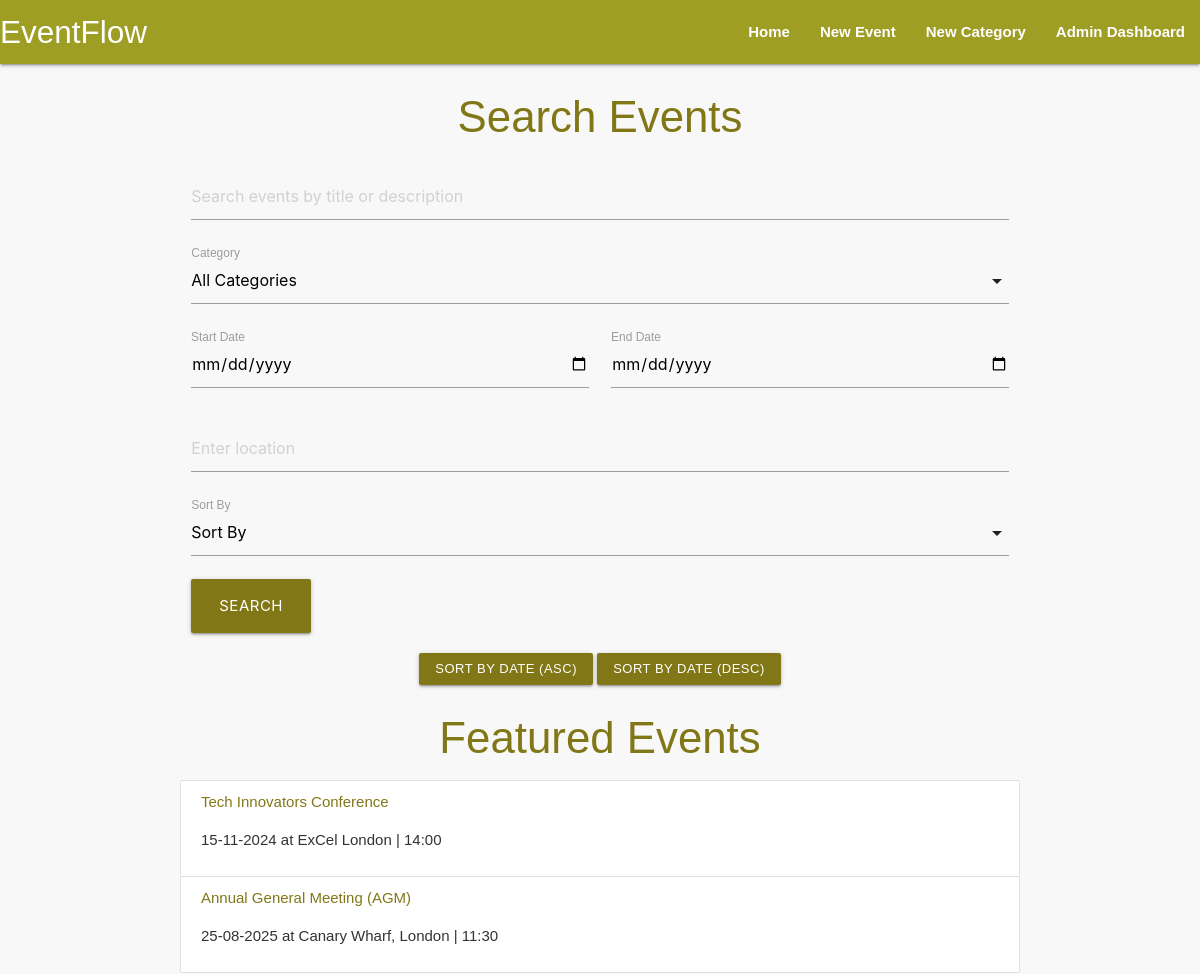
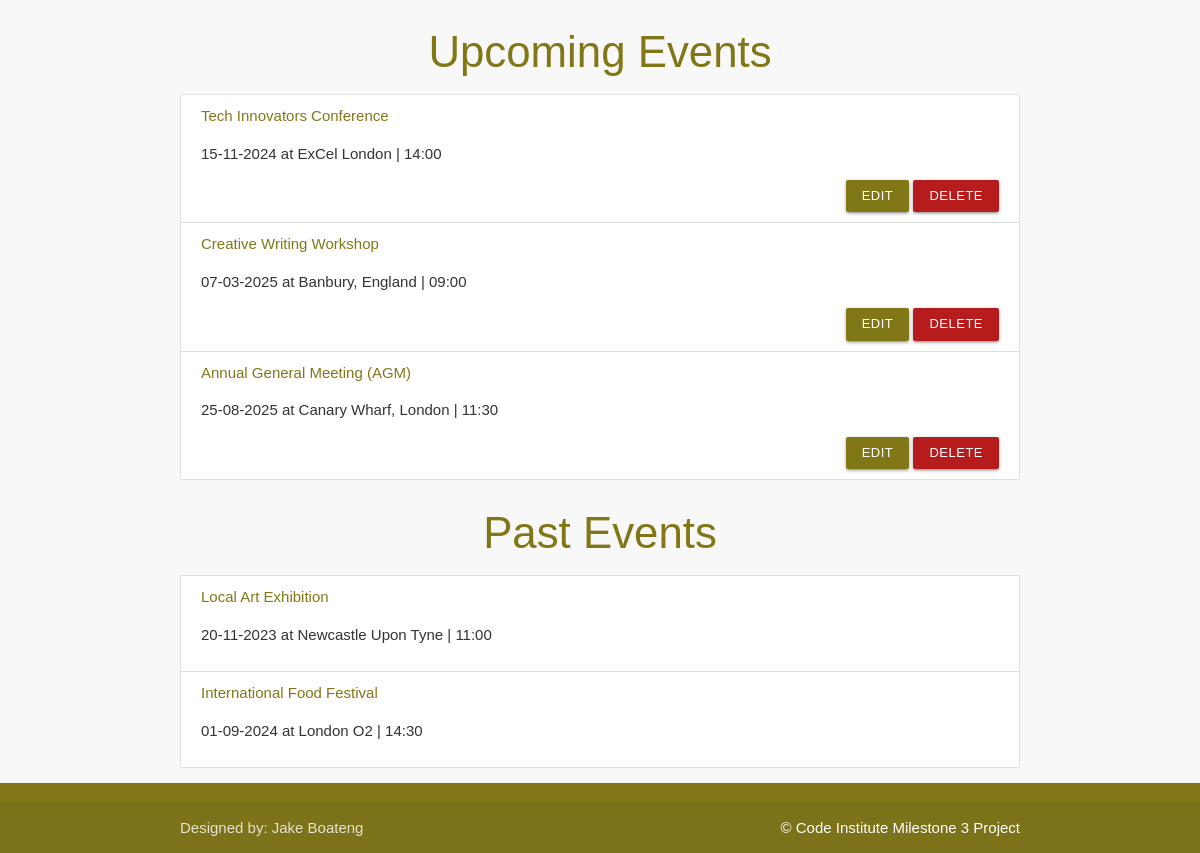
The page / on the database its author committed (2 pictures, top to bottom).
### eventflow/models.py (models this page shows, shortened)
class Event(db.Model):
    id = db.Column(db.Integer, primary_key=True)
    event_title = db.Column(db.String(100), unique=True, nullable=False)
    event_description = db.Column(db.Text, nullable=False)
    event_date = db.Column(db.Date, nullable=False)  # Store only the date
    event_time = db.Column(db.Time, nullable=False)  # Store only the time
    location = db.Column(db.String(200), nullable=False)
    created_at = db.Column(db.DateTime, default=db.func.now(), nullable=False)
    featured = db.Column(db.Boolean, default=False)
    category_id = db.Column(db.Integer, db.ForeignKey("category.id", ondelete="CASCADE"), nullable=False)
    image_file = db.Column(db.String(120), nullable=True)
    rsvps = db.relationship('RSVP', backref='event', cascade="all, delete", lazy=True)

### eventflow/routes.py (the view)
@app.route("/")
def home():
    sort_by = request.args.get("sort_by", "date")
    order = request.args.get("order", "asc")
    now = datetime.now().date()  # Use only the date part of the current datetime
    featured_events = Event.query.filter_by(featured=True).all()
    featured_events.sort(key=combine_date_and_time, reverse=(order == "desc"))
    if sort_by == "date":
        if order == "asc":
            upcoming_events = Event.query.filter(Event.event_date >= now).all()
            past_events = Event.query.filter(Event.event_date < now).all()  # Corrected to event_date
        else:
            upcoming_events = Event.query.filter(Event.event_date >= now).all()  # Corrected to event_date
            past_events = Event.query.filter(Event.event_date < now).all()  # Corrected to event_date
        upcoming_events.sort(key=combine_date_and_time, reverse=(order == "desc"))
        past_events.sort(key=combine_date_and_time, reverse=(order == "desc"))
    return render_template("events.html", upcoming_events=upcoming_events, past_events=past_events, featured_events=featured_events, user=current_user)

### eventflow/__init__.py (called while the page is built)
@app.template_filter('dateformat')
def dateformat(value, format='%d-%m-%Y'):
    if value is None:
        return ""
    if isinstance(value, str):
        try:
            value = datetime.strptime(value, "%Y-%m-%d %H:%M:%S")
        except ValueError:
            return value
    return value.strftime(format)

### eventflow/routes.py (called while the page is built)
def combine_date_and_time(event):
    if event.event_date and event.event_time:  # Updated to event_date and event_time
        return datetime.combine(event.event_date, event.event_time)
    return None

### eventflow/templates/events.html (shortened to what this page needs)
{% extends "base.html" %}
{% block content %}
    <h3 class="center-align lime-text text-darken-4">Search Events</h3>
    <form method="POST" action="{{ url_for('search') }}" class="row">
        <div class="input-field col s12">
            <input type="text" name="search_term" placeholder="Search events by title or description" value="{{ search_term or '' }}"/>
        </div>
        <div class="input-field col s12">
            <label>Category</label>
        </div>
        <div class="input-field col s6">
            <input type="date" name="start_date" value="{{ start_date or '' }}">
            <label>Start Date</label>
        </div>
        <div class="input-field col s6">
            <input type="date" name="end_date" value="{{ end_date or '' }}">
            <label>End Date</label>
        </div>
        <div class="input-field col s12">
            <input type="text" name="location" placeholder="Enter location" value="{{ location or '' }}">
        </div>
        <div class="input-field col s12">
            <label>Sort By</label>
        </div>
        <div class="col s12">
            <button type="submit" class="btn-large lime darken-4">Search</button>
        </div>
    </form>
    <div class="row center-align">
        <a href="{{ url_for('home', sort_by='date', order='asc') }}" class="btn-small lime darken-4">Sort by Date (Asc)</a>
        <a href="{{ url_for('home', sort_by='date', order='desc') }}" class="btn-small lime darken-4">Sort by Date (Desc)</a>
    </div>
    <h3 class="center-align lime-text text-darken-4">Featured Events</h3>
    <ul class="collection">
        {% if featured_events %}
            {% for event in featured_events %}
                <li class="collection-item">
                    <a href="{{ url_for('event_detail', event_id=event.id) }}" class="lime-text text-darken-4">{{ event.event_title }}</a>
                    <p>{{ event.event_date|dateformat }} at {{ event.location }} | {{ event.event_time.strftime('%H:%M') }}</p>
                </li>
            {% endfor %}
        {% else %}
            <li class="collection-item">No featured events.</li>
        {% endif %}
    </ul>
    <h3 class="center-align lime-text text-darken-4">Upcoming Events</h3>
    <ul class="collection">
        {% if upcoming_events %}
            {% for event in upcoming_events %}
                <li class="collection-item">
                    <a href="{{ url_for('event_detail', event_id=event.id) }}" class="lime-text text-darken-4">{{ event.event_title }}</a>
                    <p>{{ event.event_date|dateformat }} at {{ event.location }} | {{ event.event_time.strftime('%H:%M') }}</p>
                    <div class="right-align">
                        <a href="{{ url_for('edit_event', event_id=event.id) }}" class="btn-small lime darken-4">Edit</a>
                        <a href="{{ url_for('delete_event', event_id=event.id) }}" class="btn-small red darken-4" onclick="return confirm('Are you sure you want to delete this event?');">Delete</a>
                    </div>
                </li>
            {% endfor %}
        {% else %}
            <li class="collection-item">No upcoming events.</li>
        {% endif %}
    </ul>
    <h3 class="center-align lime-text text-darken-4">Past Events</h3>
    <ul class="collection">
        {% if past_events %}
            {% for event in past_events %}
                <li class="collection-item">
                    <a href="{{ url_for('event_detail', event_id=event.id) }}" class="lime-text text-darken-4">{{ event.event_title }}</a>
                    <p>{{ event.event_date|dateformat }} at {{ event.location }} | {{ event.event_time.strftime('%H:%M') }}</p>
                </li>
            {% endfor %}
        {% else %}
            <li class="collection-item">No past events.</li>
        {% endif %}
    </ul>
{% endblock %}

### eventflow/templates/base.html (shortened to what this page needs)
<!DOCTYPE html>
<html lang="en">
<head>
    <link rel="stylesheet" href="https://cdnjs.cloudflare.com/ajax/libs/font-awesome/5.15.3/css/all.min.css"
>
    <link rel="stylesheet" href="https://cdnjs.cloudflare.com/ajax/libs/materialize/1.0.0/css/materialize.min.css"
        type="text/css">
    <link rel="stylesheet" href="{{ url_for('static', filename='css/style.css') }}" type="text/css">
</head>
<body>
<header>
    <nav class="lime darken-3">
        <div class="nav-wrapper">
            <a href="{{ url_for('home') }}" class="brand-logo white-text">EventFlow</a>
            <ul class="right hide-on-med-and-down">
                <li><a href="{{ url_for('home') }}" class="white-text nav-link-custom">Home</a></li>
                <li><a href="{{ url_for('add_event') }}" class="white-text nav-link-custom">New Event</a></li>
                <li><a href="{{ url_for('add_category') }}" class="white-text nav-link-custom">New Category</a></li>
                <li><a href="{{ url_for('admin_dashboard') }}" class="white-text nav-link-custom">Admin Dashboard</a></li>
            </ul>
        </div>
    </nav>
</header>
<main class="container">
    {% block content %}
    {% endblock %}
</main>
<footer class="page-footer lime darken-4">
    <div class="footer-copyright">
        <div class="container">
            Designed by: Jake Boateng
            <a class="white-text right" href="https://codeinstitute.net" target="_blank">&copy; Code Institute Milestone 3 Project</a>
        </div>
    </div>
</footer>
</body>
</html>

### eventflow/static/css/style.css (style rules this page uses)
body { display: flex; min-height: 100vh; flex-direction: column; font-family: Arial, sans-serif; background-color: #f8f8f8; color: #333; }
main { flex: 1 0 auto; }
a { color: #827717; text-decoration: none; }
nav ul li a { color: white; font-weight: bold; }
input[type="text"], input[type="datetime-local"], textarea { width: 100%; padding: 10px; margin-bottom: 10px; border-radius: 4px; border: 1px solid #ccc; }
button { background-color: #827717; color: white; border: none; padding: 10px 15px; border-radius: 4px; cursor: pointer; }

### rows shown on the page
Event: event_title "Tech Innovators Conference", event_date "15-11-2024", location "ExCel London", event_time "14:00"
Event: event_title "Annual General Meeting (AGM)", event_date "25-08-2025", location "Canary Wharf, London", event_time "11:30"
Event: event_title "Creative Writing Workshop", event_date "07-03-2025", location "Banbury, England", event_time "09:00"
Event: event_title "Local Art Exhibition", event_date "20-11-2023", location "Newcastle Upon Tyne", event_time "11:00"
Event: event_title "International Food Festival", event_date "01-09-2024", location "London O2", event_time "14:30"
